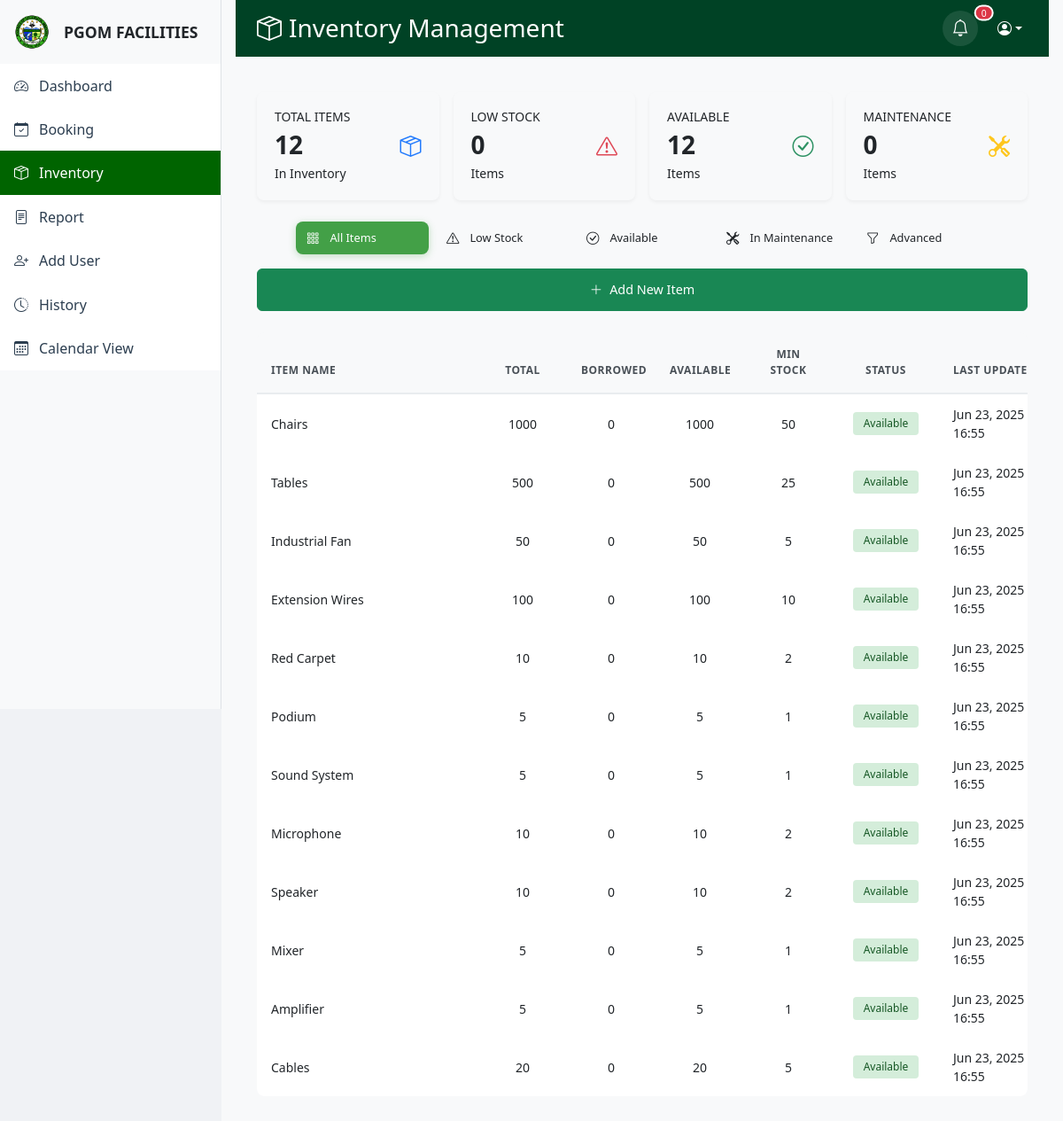
The page /admin/inventory.php (signed in) on the database its author committed.
### tables this page shows
CREATE TABLE `inventory` (
    `id` INT(11) NOT NULL AUTO_INCREMENT,
    `name` VARCHAR(255) NOT NULL,
    `total_quantity` INT(11) NOT NULL DEFAULT 0,
    `borrowed` INT(11) NOT NULL DEFAULT 0,
    `minimum_stock` INT(11) NOT NULL DEFAULT 10,
    `status` ENUM('Available','In Maintenance','Low Stock') NOT NULL DEFAULT 'Available',
    `description` TEXT NULL,
    `group_id` INT(11) NULL,
    `is_group` TINYINT(1) NOT NULL DEFAULT 0,
    `last_updated` TIMESTAMP NOT NULL DEFAULT CURRENT_TIMESTAMP ON UPDATE CURRENT_TIMESTAMP,
    PRIMARY KEY (`id`),
    FOREIGN KEY (`group_id`) REFERENCES `equipment_groups` (`id`) ON DELETE SET NULL
);

### admin/inventory.php (the view, shortened to what this page needs)
<?php
require_once '../config/database.php';
$filter = isset($_GET['filter']) ? $_GET['filter'] : '';
$sort = isset($_GET['sort']) ? $_GET['sort'] : 'last_updated';
$params = [];
$where_clause = '';
$order_clause = 'ORDER BY ';
switch ($sort) {
    case 'last_updated':
    default:
        $order_clause .= 'last_updated DESC';
        break;
}
try {
    $stmt = $pdo->query("SELECT COUNT(*) as total FROM inventory");
    $total_items = $stmt->fetch(PDO::FETCH_ASSOC)['total'];
    $stmt = $pdo->query("SELECT COUNT(*) as low_stock FROM inventory WHERE total_quantity <= minimum_stock");
    $low_stock = $stmt->fetch(PDO::FETCH_ASSOC)['low_stock'];
    $stmt = $pdo->query("SELECT COUNT(*) as available FROM inventory WHERE status = 'Available'");
    $available = $stmt->fetch(PDO::FETCH_ASSOC)['available'];
    $stmt = $pdo->query("SELECT COUNT(*) as maintenance FROM inventory WHERE status = 'In Maintenance'");
    $maintenance = $stmt->fetch(PDO::FETCH_ASSOC)['maintenance'];
    $sql = "SELECT * FROM inventory " . $where_clause . " " . $order_clause;
    $stmt = $pdo->prepare($sql);
    $stmt->execute($params);
    $inventory_items = $stmt->fetchAll(PDO::FETCH_ASSOC);
} catch (PDOException $e) {
    $total_items = $low_stock = $available = $maintenance = 0;
    $inventory_items = [];
}
?>
<!DOCTYPE html>
<html lang="en">
<head>
    <link href="https://cdn.jsdelivr.net/npm/bootstrap@5.3.0/dist/css/bootstrap.min.css" rel="stylesheet">
    <link href="https://cdn.jsdelivr.net/npm/bootstrap-icons@1.7.2/font/bootstrap-icons.css" rel="stylesheet">
    <link href="../assets/css/style.css" rel="stylesheet">
    <link href="../assets/css/notifications.css" rel="stylesheet">
</head>
<body>
    <div class="d-flex">
        <div class="sidebar bg-light border-end" id="sidebar">
            <div class="sidebar-heading">
                <img src="../images/logo.png" alt="PGOM Logo">
                <span>PGOM FACILITIES</span>
            </div>
            <div class="list-group list-group-flush">
                <a href="dashboard.php" class="list-group-item list-group-item-action">
                    <i class="bi bi-speedometer2"></i> Dashboard
                </a>
                <a href="reservation.php" class="list-group-item list-group-item-action">
                    <i class="bi bi-calendar-check"></i> Booking
                </a>
                <a href="inventory.php" class="list-group-item list-group-item-action active">
                    <i class="bi bi-box-seam"></i> Inventory
                </a>
                <a href="report.php" class="list-group-item list-group-item-action">
                    <i class="bi bi-file-text"></i> Report
                </a>
                <a href="add_user.php" class="list-group-item list-group-item-action">
                    <i class="bi bi-person-plus"></i> Add User
                </a>
                <a href="history.php" class="list-group-item list-group-item-action">
                    <i class="bi bi-clock-history"></i> History
                </a>
                <a href="calendar.php" class="list-group-item list-group-item-action">
                    <i class="bi bi-calendar3"></i> Calendar View
                </a>
            </div>
        </div>
        <div class="main-content flex-grow-1">
            <header class="main-header text-white d-flex justify-content-between align-items-center">
                <div class="d-flex align-items-center">
                    <h1 class="h3 mb-0 d-flex align-items-center header-title">
                        <i class="bi bi-box-seam me-2"></i>
                        Inventory Management
                    </h1>
                </div>
                <div class="d-flex align-items-center gap-3">
                    <div class="header-icon dropdown">
                        <button class="btn p-0 border-0 position-relative" type="button" data-bs-toggle="dropdown" aria-expanded="false" id="notificationDropdown">
                            <i class="bi bi-bell"></i>
                            <span class="position-absolute top-0 start-100 translate-middle badge rounded-pill bg-danger notification-badge" style="display: none;">
                                0
                            </span>
                        </button>
                    </div>
                    <div class="dropdown">
                        <button class="header-icon dropdown-toggle border-0 bg-transparent" type="button" data-bs-toggle="dropdown">
                            <i class="bi bi-person-circle"></i>
                        </button>
                    </div>
                </div>
            </header>
            <div class="container-fluid py-4 px-4">
                <div class="row g-3 mb-4">
                    <div class="col-md-3">
                        <div class="stat-card total">
                            <div class="d-flex justify-content-between align-items-center">
                                <div>
                                    <h6 class="card-title">Total Items</h6>
                                    <h3 class="stat-value"><?php echo $total_items; ?></h3>
                                    <p class="text-muted mb-0">In Inventory</p>
                                </div>
                                <div class="stat-icon">
                                    <i class="bi bi-box-seam"></i>
                                </div>
                            </div>
                        </div>
                    </div>
                    <div class="col-md-3">
                        <div class="stat-card low-stock">
                            <div class="d-flex justify-content-between align-items-center">
                                <div>
                                    <h6 class="card-title">Low Stock</h6>
                                    <h3 class="stat-value"><?php echo $low_stock; ?></h3>
                                    <p class="text-muted mb-0">Items</p>
                                </div>
                                <div class="stat-icon">
                                    <i class="bi bi-exclamation-triangle"></i>
                                </div>
                            </div>
                        </div>
                    </div>
                    <div class="col-md-3">
                        <div class="stat-card available">
                            <div class="d-flex justify-content-between align-items-center">
                                <div>
                                    <h6 class="card-title">Available</h6>
                                    <h3 class="stat-value"><?php echo $available; ?></h3>
                                    <p class="text-muted mb-0">Items</p>
                                </div>
                                <div class="stat-icon">
                                    <i class="bi bi-check-circle"></i>
                                </div>
                            </div>
                        </div>
                    </div>
                    <div class="col-md-3">
                        <div class="stat-card maintenance">
                            <div class="d-flex justify-content-between align-items-center">
                                <div>
                                    <h6 class="card-title">Maintenance</h6>
                                    <h3 class="stat-value"><?php echo $maintenance; ?></h3>
                                    <p class="text-muted mb-0">Items</p>
                                </div>
                                <div class="stat-icon">
                                    <i class="bi bi-tools"></i>
                                </div>
                            </div>
                        </div>
                    </div>
                </div>
                <div class="d-flex justify-content-between align-items-center mb-4">
                    <div class="d-flex gap-2 flex-wrap">
                        <button class="filter-btn <?php echo $filter === '' ? 'active' : ''; ?>" onclick="window.location.href='inventory.php'">
                            <i class="bi bi-grid-3x3-gap me-1"></i>All Items
                        </button>
                        <button class="filter-btn <?php echo $filter === 'low_stock' ? 'active' : ''; ?>" onclick="window.location.href='inventory.php?filter=low_stock'">
                            <i class="bi bi-exclamation-triangle me-1"></i>Low Stock
                        </button>
                        <button class="filter-btn <?php echo $filter === 'available' ? 'active' : ''; ?>" onclick="window.location.href='inventory.php?filter=available'">
                            <i class="bi bi-check-circle me-1"></i>Available
                        </button>
                        <button class="filter-btn <?php echo $filter === 'maintenance' ? 'active' : ''; ?>" onclick="window.location.href='inventory.php?filter=maintenance'">
                            <i class="bi bi-tools me-1"></i>In Maintenance
                        </button>
                        <button class="filter-btn" onclick="showAdvancedFilters()">
                            <i class="bi bi-funnel me-1"></i>Advanced
                        </button>
                    </div>
                    <a href="add_item.php" class="btn btn-success">
                        <i class="bi bi-plus-lg me-2"></i>Add New Item
                    </a>
                </div>
                <div class="inventory-table">
                    <div class="table-responsive">
                        <table class="table table-hover mb-0">
                            <thead>
                                <tr>
                                    <th>Item Name</th>
                                    <th class="text-center">Total</th>
                                    <th class="text-center">Borrowed</th>
                                    <th class="text-center">Available</th>
                                    <th class="text-center">Min Stock</th>
                                    <th class="text-center">Status</th>
                                    <th>Last Updated</th>
                                </tr>
                            </thead>
                            <tbody>
                                <?php foreach ($inventory_items as $item): ?>
                                <tr data-item-id="<?php echo $item['id']; ?>">
                                    <td class="fw-medium text-truncate" title="<?php echo htmlspecialchars($item['name']); ?>">
                                        <?php echo htmlspecialchars($item['name']); ?>
                                    </td>
                                    <td class="text-center"><?php echo $item['total_quantity']; ?></td>
                                    <td class="text-center"><?php echo $item['borrowed']; ?></td>
                                    <td class="text-center"><?php echo $item['total_quantity'] - $item['borrowed']; ?></td>
                                    <td class="text-center"><?php echo $item['minimum_stock']; ?></td>
                                    <td class="text-center">
                                        <span class="status-badge <?php
                                            if ($item['total_quantity'] <= $item['minimum_stock']) {
                                                echo 'bg-warning bg-opacity-10 text-warning';
                                                if ($item['status'] !== 'In Maintenance') {
                                                    $update_stmt = $pdo->prepare("UPDATE inventory SET status = 'Low Stock' WHERE id = ? AND status != 'In Maintenance'");
                                                    $update_stmt->execute([$item['id']]);
                                                    $item['status'] = 'Low Stock';
                                                }
                                            } elseif ($item['status'] === 'In Maintenance') {
                                                echo 'bg-secondary bg-opacity-10 text-secondary';
                                            } else {
                                                echo 'bg-success bg-opacity-10 text-success';
                                            }
                                        ?>">
                                            <?php echo $item['status']; ?>
                                        </span>
                                    </td>
                                    <td><?php echo date('M d, Y H:i', strtotime($item['last_updated'])); ?></td>
                                </tr>
                                <?php endforeach; ?>
                            </tbody>
                        </table>
                    </div>
                </div>
            </div>
        </div>
    </div>
</body>
</html>

### rows shown on the page
inventory: name "Chairs", total_quantity "1000", borrowed "0", $item['total_quantity']-$item['borrowed'] "1000", minimum_stock "50", status "Available", last_updated "Jun 23, 2025 16:55"
inventory: name "Tables", total_quantity "500", borrowed "0", $item['total_quantity']-$item['borrowed'] "500", minimum_stock "25", status "Available", last_updated "Jun 23, 2025 16:55"
inventory: name "Industrial Fan", total_quantity "50", borrowed "0", $item['total_quantity']-$item['borrowed'] "50", minimum_stock "5", status "Available", last_updated "Jun 23, 2025 16:55"
inventory: name "Extension Wires", total_quantity "100", borrowed "0", $item['total_quantity']-$item['borrowed'] "100", minimum_stock "10", status "Available", last_updated "Jun 23, 2025 16:55"
inventory: name "Red Carpet", total_quantity "10", borrowed "0", $item['total_quantity']-$item['borrowed'] "10", minimum_stock "2", status "Available", last_updated "Jun 23, 2025 16:55"
inventory: name "Podium", total_quantity "5", borrowed "0", $item['total_quantity']-$item['borrowed'] "5", minimum_stock "1", status "Available", last_updated "Jun 23, 2025 16:55"
inventory: name "Sound System", total_quantity "5", borrowed "0", $item['total_quantity']-$item['borrowed'] "5", minimum_stock "1", status "Available", last_updated "Jun 23, 2025 16:55"
inventory: name "Microphone", total_quantity "10", borrowed "0", $item['total_quantity']-$item['borrowed'] "10", minimum_stock "2", status "Available", last_updated "Jun 23, 2025 16:55"
inventory: name "Speaker", total_quantity "10", borrowed "0", $item['total_quantity']-$item['borrowed'] "10", minimum_stock "2", status "Available", last_updated "Jun 23, 2025 16:55"
inventory: name "Mixer", total_quantity "5", borrowed "0", $item['total_quantity']-$item['borrowed'] "5", minimum_stock "1", status "Available", last_updated "Jun 23, 2025 16:55"
inventory: name "Amplifier", total_quantity "5", borrowed "0", $item['total_quantity']-$item['borrowed'] "5", minimum_stock "1", status "Available", last_updated "Jun 23, 2025 16:55"
inventory: name "Cables", total_quantity "20", borrowed "0", $item['total_quantity']-$item['borrowed'] "20", minimum_stock "5", status "Available", last_updated "Jun 23, 2025 16:55"

### other values the page prints
$total_items "12"
$low_stock "0"
$available "12"
$maintenance "0"
